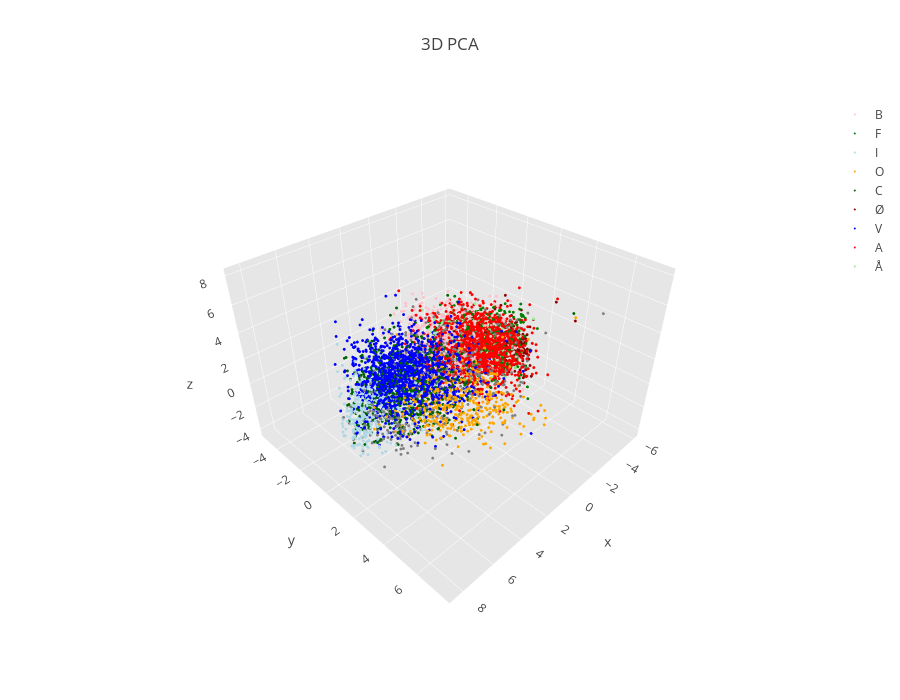

This figure's notebook cell:
### Code cell
#  offline.iplot(plotly_3d_pca([! DATA HER], [! PCA OUTPUT HER]), filename = 'automargin')
offline.iplot(plotly_3d_pca(df, fittedModel), filename = 'automargin')
